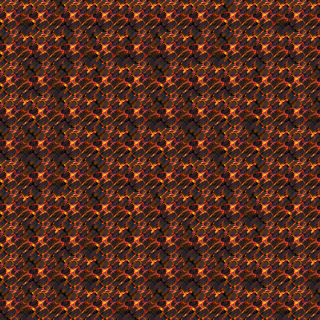

Below is a game level as drawn by its tile map, then a one-line description and the .tmx that defines it (tile-layer data replaced by summaries):
An orthogonal 10x10 tile map with 32x32 px tiles, 4 tile layers (Ground, Objects, Above, Walkable), 59 tilesets and 1 object (mapchange).

<map version="1.0" orientation="orthogonal" width="10" height="10" tilewidth="32" tileheight="32">
 <properties>
  <property name="outside" value="0" />
  <property name="script" value="map_boostAC;map_unboostAC;useless_one" />
 </properties>
 <tileset firstgid="1" name="map_bed_1" tilewidth="32" tileheight="32">
  <image source="../drawable/map_bed_1.png" width="512" height="256" />
 </tileset>
 <tileset firstgid="129" name="map_border_1" tilewidth="32" tileheight="32">
  <image source="../drawable/map_border_1.png" width="512" height="256" />
 </tileset>
 <tileset firstgid="257" name="map_bridge_1" tilewidth="32" tileheight="32">
  <image source="../drawable/map_bridge_1.png" width="512" height="256" />
 </tileset>
 <tileset firstgid="385" name="map_bridge_2" tilewidth="32" tileheight="32">
  <image source="../drawable/map_bridge_2.png" width="512" height="256" />
 </tileset>
 <tileset firstgid="513" name="map_broken_1" tilewidth="32" tileheight="32">
  <image source="../drawable/map_broken_1.png" width="512" height="256" />
 </tileset>
 <tileset firstgid="641" name="map_cavewall_1" tilewidth="32" tileheight="32">
  <image source="../drawable/map_cavewall_1.png" width="576" height="192" />
 </tileset>
 <tileset firstgid="749" name="map_cavewall_2" tilewidth="32" tileheight="32">
  <image source="../drawable/map_cavewall_2.png" width="576" height="192" />
 </tileset>
 <tileset firstgid="857" name="map_cavewall_3" tilewidth="32" tileheight="32">
  <image source="../drawable/map_cavewall_3.png" width="576" height="192" />
 </tileset>
 <tileset firstgid="965" name="map_cavewall_4" tilewidth="32" tileheight="32">
  <image source="../drawable/map_cavewall_4.png" width="576" height="192" />
 </tileset>
 <tileset firstgid="1073" name="map_chair_table_1" tilewidth="32" tileheight="32">
  <image source="../drawable/map_chair_table_1.png" width="512" height="256" />
 </tileset>
 <tileset firstgid="1201" name="map_chair_table_2" tilewidth="32" tileheight="32">
  <image source="../drawable/map_chair_table_2.png" width="512" height="256" />
 </tileset>
 <tileset firstgid="1329" name="map_crate_1" tilewidth="32" tileheight="32">
  <image source="../drawable/map_crate_1.png" width="512" height="256" />
 </tileset>
 <tileset firstgid="1457" name="map_cupboard_1" tilewidth="32" tileheight="32">
  <image source="../drawable/map_cupboard_1.png" width="512" height="256" />
 </tileset>
 <tileset firstgid="1585" name="map_curtain_1" tilewidth="32" tileheight="32">
  <image source="../drawable/map_curtain_1.png" width="512" height="256" />
 </tileset>
 <tileset firstgid="1713" name="map_entrance_1" tilewidth="32" tileheight="32">
  <image source="../drawable/map_entrance_1.png" width="512" height="256" />
 </tileset>
 <tileset firstgid="1841" name="map_entrance_2" tilewidth="32" tileheight="32">
  <image source="../drawable/map_entrance_2.png" width="512" height="256" />
 </tileset>
 <tileset firstgid="1969" name="map_fence_1" tilewidth="32" tileheight="32">
  <image source="../drawable/map_fence_1.png" width="512" height="256" />
 </tileset>
 <tileset firstgid="2097" name="map_fence_2" tilewidth="32" tileheight="32">
  <image source="../drawable/map_fence_2.png" width="512" height="256" />
 </tileset>
 <tileset firstgid="2225" name="map_fence_3" tilewidth="32" tileheight="32">
  <image source="../drawable/map_fence_3.png" width="512" height="256" />
 </tileset>
 <tileset firstgid="2353" name="map_fence_4" tilewidth="32" tileheight="32">
  <image source="../drawable/map_fence_4.png" width="512" height="256" />
 </tileset>
 <tileset firstgid="2481" name="map_ground_1" tilewidth="32" tileheight="32">
  <image source="../drawable/map_ground_1.png" width="512" height="256" />
 </tileset>
 <tileset firstgid="2609" name="map_ground_2" tilewidth="32" tileheight="32">
  <image source="../drawable/map_ground_2.png" width="512" height="256" />
 </tileset>
 <tileset firstgid="2737" name="map_ground_3" tilewidth="32" tileheight="32">
  <image source="../drawable/map_ground_3.png" width="512" height="256" />
 </tileset>
 <tileset firstgid="2865" name="map_ground_4" tilewidth="32" tileheight="32">
  <image source="../drawable/map_ground_4.png" width="512" height="256" />
 </tileset>
 <tileset firstgid="2993" name="map_ground_5" tilewidth="32" tileheight="32">
  <image source="../drawable/map_ground_5.png" width="512" height="256" />
 </tileset>
 <tileset firstgid="3121" name="map_ground_6" tilewidth="32" tileheight="32">
  <image source="../drawable/map_ground_6.png" width="512" height="256" />
 </tileset>
 <tileset firstgid="3249" name="map_ground_7" tilewidth="32" tileheight="32">
  <image source="../drawable/map_ground_7.png" width="512" height="256" />
 </tileset>
 <tileset firstgid="3377" name="map_ground_8" tilewidth="32" tileheight="32">
  <image source="../drawable/map_ground_8.png" width="512" height="256" />
 </tileset>
 <tileset firstgid="3505" name="map_house_1" tilewidth="32" tileheight="32">
  <image source="../drawable/map_house_1.png" width="512" height="256" />
 </tileset>
 <tileset firstgid="3633" name="map_house_2" tilewidth="32" tileheight="32">
  <image source="../drawable/map_house_2.png" width="512" height="256" />
 </tileset>
 <tileset firstgid="3761" name="map_indoor_1" tilewidth="32" tileheight="32">
  <image source="../drawable/map_indoor_1.png" width="512" height="256" />
 </tileset>
 <tileset firstgid="3889" name="map_indoor_2" tilewidth="32" tileheight="32">
  <image source="../drawable/map_indoor_2.png" width="512" height="256" />
 </tileset>
 <tileset firstgid="4017" name="map_kitchen_1" tilewidth="32" tileheight="32">
  <image source="../drawable/map_kitchen_1.png" width="512" height="256" />
 </tileset>
 <tileset firstgid="4145" name="map_outdoor_1" tilewidth="32" tileheight="32">
  <image source="../drawable/map_outdoor_1.png" width="512" height="256" />
 </tileset>
 <tileset firstgid="4273" name="map_pillar_1" tilewidth="32" tileheight="32">
  <image source="../drawable/map_pillar_1.png" width="512" height="256" />
 </tileset>
 <tileset firstgid="4401" name="map_pillar_2" tilewidth="32" tileheight="32">
  <image source="../drawable/map_pillar_2.png" width="512" height="256" />
 </tileset>
 <tileset firstgid="4529" name="map_plant_1" tilewidth="32" tileheight="32">
  <image source="../drawable/map_plant_1.png" width="512" height="256" />
 </tileset>
 <tileset firstgid="4657" name="map_plant_2" tilewidth="32" tileheight="32">
  <image source="../drawable/map_plant_2.png" width="512" height="256" />
 </tileset>
 <tileset firstgid="4785" name="map_rock_1" tilewidth="32" tileheight="32">
  <image source="../drawable/map_rock_1.png" width="512" height="256" />
 </tileset>
 <tileset firstgid="4913" name="map_rock_2" tilewidth="32" tileheight="32">
  <image source="../drawable/map_rock_2.png" width="512" height="256" />
 </tileset>
 <tileset firstgid="5041" name="map_roof_1" tilewidth="32" tileheight="32">
  <image source="../drawable/map_roof_1.png" width="512" height="256" />
 </tileset>
 <tileset firstgid="5169" name="map_roof_2" tilewidth="32" tileheight="32">
  <image source="../drawable/map_roof_2.png" width="512" height="256" />
 </tileset>
 <tileset firstgid="5297" name="map_roof_3" tilewidth="32" tileheight="32">
  <image source="../drawable/map_roof_3.png" width="512" height="256" />
 </tileset>
 <tileset firstgid="5425" name="map_shop_1" tilewidth="32" tileheight="32">
  <image source="../drawable/map_shop_1.png" width="512" height="256" />
 </tileset>
 <tileset firstgid="5553" name="map_sign_ladder_1" tilewidth="32" tileheight="32">
  <image source="../drawable/map_sign_ladder_1.png" width="512" height="256" />
 </tileset>
 <tileset firstgid="5681" name="map_table_1" tilewidth="32" tileheight="32">
  <image source="../drawable/map_table_1.png" width="512" height="256" />
 </tileset>
 <tileset firstgid="5809" name="map_trail_1" tilewidth="32" tileheight="32">
  <image source="../drawable/map_trail_1.png" width="512" height="256" />
 </tileset>
 <tileset firstgid="5937" name="map_transition_1" tilewidth="32" tileheight="32">
  <image source="../drawable/map_transition_1.png" width="512" height="256" />
 </tileset>
 <tileset firstgid="6065" name="map_transition_2" tilewidth="32" tileheight="32">
  <image source="../drawable/map_transition_2.png" width="512" height="256" />
 </tileset>
 <tileset firstgid="6193" name="map_transition_3" tilewidth="32" tileheight="32">
  <image source="../drawable/map_transition_3.png" width="512" height="256" />
 </tileset>
 <tileset firstgid="6321" name="map_transition_4" tilewidth="32" tileheight="32">
  <image source="../drawable/map_transition_4.png" width="512" height="256" />
 </tileset>
 <tileset firstgid="6449" name="map_tree_1" tilewidth="32" tileheight="32">
  <image source="../drawable/map_tree_1.png" width="512" height="256" />
 </tileset>
 <tileset firstgid="6577" name="map_tree_2" tilewidth="32" tileheight="32">
  <image source="../drawable/map_tree_2.png" width="512" height="256" />
 </tileset>
 <tileset firstgid="6705" name="map_wall_1" tilewidth="32" tileheight="32">
  <image source="../drawable/map_wall_1.png" width="512" height="256" />
 </tileset>
 <tileset firstgid="6833" name="map_wall_2" tilewidth="32" tileheight="32">
  <image source="../drawable/map_wall_2.png" width="480" height="256" />
 </tileset>
 <tileset firstgid="6953" name="map_wall_3" tilewidth="32" tileheight="32">
  <image source="../drawable/map_wall_3.png" width="480" height="256" />
 </tileset>
 <tileset firstgid="7073" name="map_wall_4" tilewidth="32" tileheight="32">
  <image source="../drawable/map_wall_4.png" width="480" height="256" />
 </tileset>
 <tileset firstgid="7193" name="map_window_1" tilewidth="32" tileheight="32">
  <image source="../drawable/map_window_1.png" width="512" height="256" />
 </tileset>
 <tileset firstgid="7321" name="map_window_2" tilewidth="32" tileheight="32">
  <image source="../drawable/map_window_2.png" width="512" height="256" />
 </tileset>
 <layer name="Ground" width="10" height="10">
  <data>[100 cells, 100 non-empty, 5 distinct tile ids]</data>
 </layer>
 <layer name="Objects" width="10" height="10">
  <data>[100 cells, 0 non-empty, 0 distinct tile ids]</data>
 </layer>
 <layer name="Above" width="10" height="10">
  <data>[100 cells, 0 non-empty, 0 distinct tile ids]</data>
 </layer>
 <layer name="Walkable" width="10" height="10">
  <data>[100 cells, 0 non-empty, 0 distinct tile ids]</data>
 </layer>
 <objectgroup name="Mapevents" width="10" height="10">
  <object name="place1" type="mapchange" x="0" y="0" width="32" height="320">
   <properties>
    <property name="map" value="debugmap" />
    <property name="place" value="place2" />
   </properties>
  </object>
 </objectgroup>
 <objectgroup name="Spawn" width="10" height="10" />
 <objectgroup name="Keys" width="10" height="10" />
 <objectgroup name="Replace" width="10" height="10" />
</map>
